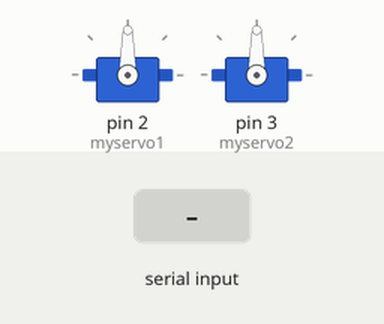
Recording of a sketch running on a simulated Arduino Uno, built with avr-gcc and run on an emulated ATmega328P. Parts: 2 × servo. Inputs (shaded band) come from the test bench. What the sketch prints to the serial monitor is not drawn.

Above: at 1.2 s.
1.3 s: "L" received over Serial
At 1.62 s:
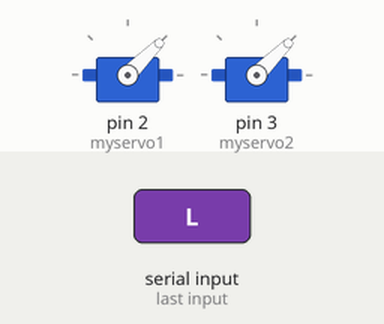
3.2 s: "R" received over Serial
At 3.37 s:
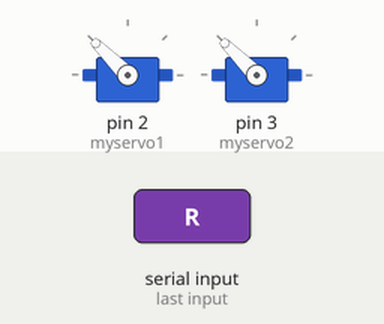
5.0 s: "D" received over Serial
At 5.12 s:
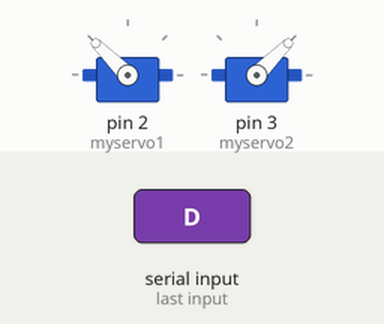
6.7 s: "U" received over Serial
At 6.88 s:
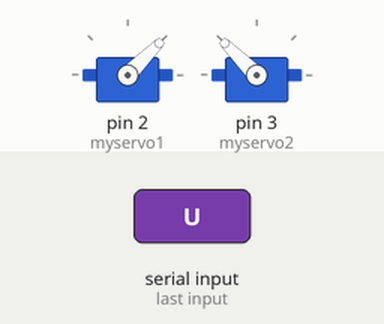
Timing chart, 0 to 9.5 s (numbered marks = the images above; inputs shaded):
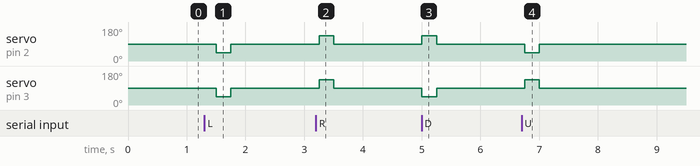

The sketch:

bluno-rover.ino
```cpp
#include <Servo.h>

// sketch for use with bluno beetle and bluno remote android app:
// https://play.google.com/store/apps/details?id=com.redrobe.robotremote

Servo myservo1;
Servo myservo2;

// use two continuous rotation servos as motors

int motor1=90;
int motor2=90;

void setup()
{
  Serial.begin(115200);

    myservo1.attach(2);
    myservo2.attach(3);
}


void loop()
{
     if(Serial.available())
    {
        char c = Serial.read();    //send what has been received


        switch (c) {
          case 'L':
                    motor1 = 45;
                    motor2 = 45;
                    break;
          case 'R':
                    motor1 = 135;
                    motor2 = 135;
                    break;
          case 'D':
                    motor1 = 135;
                    motor2 = 45;
                    break;
          case 'U':
                    motor1 = 45;
                    motor2 = 135;
                    break;

        }
        Serial.print (motor1);

    }


    myservo1.write(motor1);
    myservo2.write(motor2);

    delay(250);

    motor1 = motor2 = 90;

}
```

Measured:
- after the input at 1.3 s, servo on pin 2 (myservo1), servo on pin 3 (myservo2): 90° → 45° after 0.20 s, → 90° 0.25 s later
- after the input at 3.2 s, servo on pin 2 (myservo1), servo on pin 3 (myservo2): 90° → 135° after 0.05 s, → 90° 0.25 s later
- after the input at 5.0 s, servo on pin 2 (myservo1): 90° → 135° at once, → 90° 0.25 s later; servo on pin 3 (myservo2): 90° → 45° at once, → 90° 0.25 s later
- after the input at 6.7 s, servo on pin 2 (myservo1): 90° → 45° after 0.06 s, → 90° 0.25 s later; servo on pin 3 (myservo2): 90° → 135° after 0.06 s, → 90° 0.25 s later
